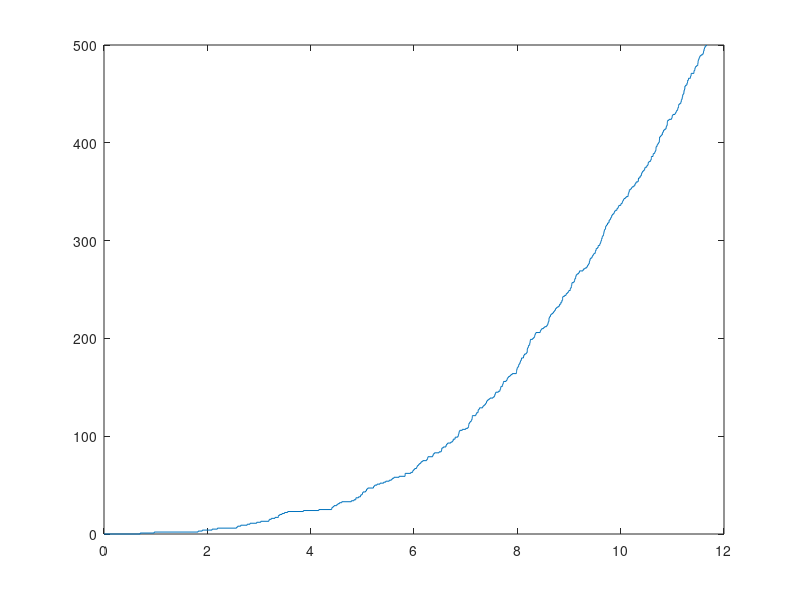

MATLAB code to generate this figure:
%% simulates this process until 500 jumps
clear all 
e = exprnd(1,1,500); % tau_1,tau_2.. are IID Exp
for i = 1: 500
    t(i) = sum(e(1:i));
end 
m = (t.*3).^(1/3); % inverse 
stairs([0,m], 0:length(m))
